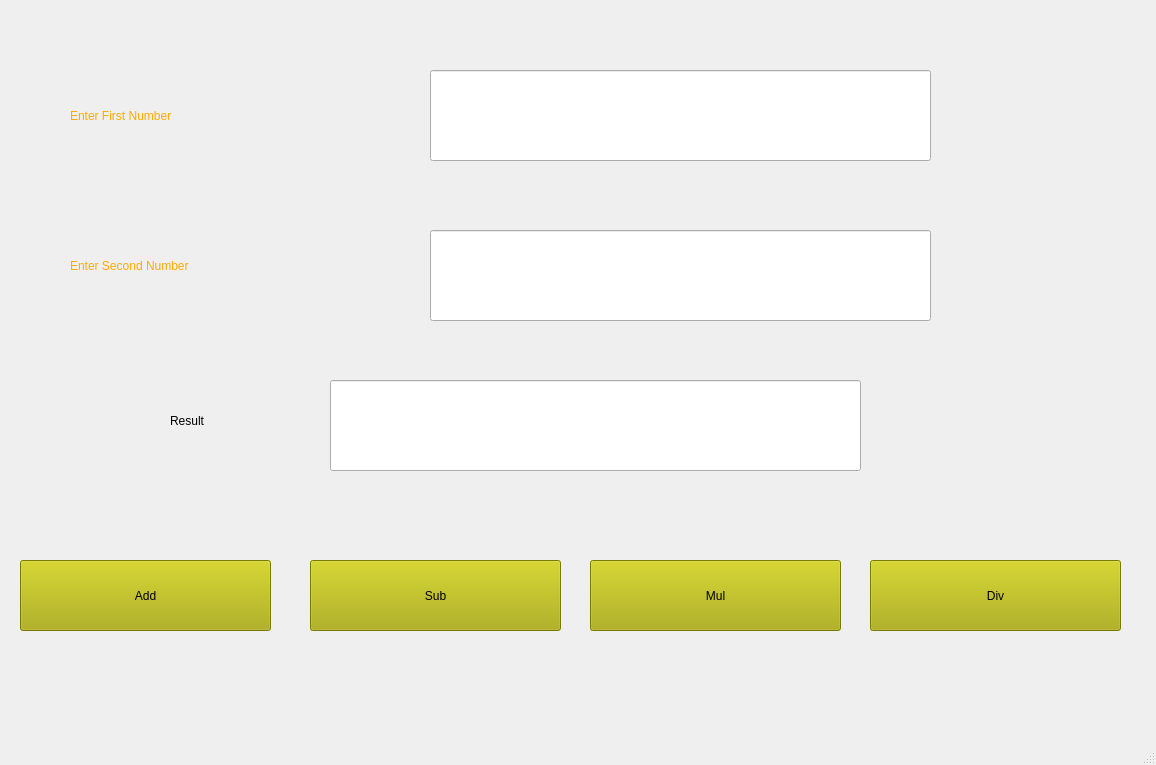
<?xml version="1.0" encoding="UTF-8"?>
<ui version="4.0">
 <class>MainWindow</class>
 <widget class="QMainWindow" name="MainWindow">
  <property name="geometry">
   <rect>
    <x>0</x>
    <y>0</y>
    <width>1156</width>
    <height>765</height>
   </rect>
  </property>
  <property name="windowTitle">
   <string>MainWindow</string>
  </property>
  <widget class="QWidget" name="centralwidget">
   <widget class="QLineEdit" name="lineEdit">
    <property name="geometry">
     <rect>
      <x>430</x>
      <y>70</y>
      <width>501</width>
      <height>91</height>
     </rect>
    </property>
   </widget>
   <widget class="QLineEdit" name="lineEdit_2">
    <property name="geometry">
     <rect>
      <x>430</x>
      <y>230</y>
      <width>501</width>
      <height>91</height>
     </rect>
    </property>
   </widget>
   <widget class="QLabel" name="label">
    <property name="geometry">
     <rect>
      <x>70</x>
      <y>80</y>
      <width>281</width>
      <height>71</height>
     </rect>
    </property>
    <property name="styleSheet">
     <string notr="true">font: 16pt &quot;MS Shell Dlg 2&quot;;
color: rgb(255, 170, 0);</string>
    </property>
    <property name="text">
     <string>Enter First Number</string>
    </property>
   </widget>
   <widget class="QLabel" name="label_2">
    <property name="geometry">
     <rect>
      <x>70</x>
      <y>230</y>
      <width>321</width>
      <height>71</height>
     </rect>
    </property>
    <property name="styleSheet">
     <string notr="true">font: 16pt &quot;MS Shell Dlg 2&quot;;
color: rgb(255, 170, 0);</string>
    </property>
    <property name="text">
     <string>Enter Second Number</string>
    </property>
   </widget>
   <widget class="QLineEdit" name="lineEdit_3">
    <property name="geometry">
     <rect>
      <x>330</x>
      <y>380</y>
      <width>531</width>
      <height>91</height>
     </rect>
    </property>
   </widget>
   <widget class="QLabel" name="label_3">
    <property name="geometry">
     <rect>
      <x>170</x>
      <y>400</y>
      <width>251</width>
      <height>41</height>
     </rect>
    </property>
    <property name="styleSheet">
     <string notr="true">font: 75 18pt &quot;MS Shell Dlg 2&quot;;
font: 75 18pt &quot;MS Shell Dlg 2&quot;;</string>
    </property>
    <property name="text">
     <string>Result</string>
    </property>
   </widget>
   <widget class="QPushButton" name="pushButton">
    <property name="geometry">
     <rect>
      <x>20</x>
      <y>560</y>
      <width>251</width>
      <height>71</height>
     </rect>
    </property>
    <property name="styleSheet">
     <string notr="true">font: 16pt &quot;MS Shell Dlg 2&quot;;
background-color: rgb(170, 170, 0);</string>
    </property>
    <property name="text">
     <string>Add</string>
    </property>
   </widget>
   <widget class="QPushButton" name="pushButton_2">
    <property name="geometry">
     <rect>
      <x>310</x>
      <y>560</y>
      <width>251</width>
      <height>71</height>
     </rect>
    </property>
    <property name="styleSheet">
     <string notr="true">font: 16pt &quot;MS Shell Dlg 2&quot;;
background-color: rgb(170, 170, 0);</string>
    </property>
    <property name="text">
     <string>Sub</string>
    </property>
   </widget>
   <widget class="QPushButton" name="pushButton_3">
    <property name="geometry">
     <rect>
      <x>590</x>
      <y>560</y>
      <width>251</width>
      <height>71</height>
     </rect>
    </property>
    <property name="styleSheet">
     <string notr="true">font: 16pt &quot;MS Shell Dlg 2&quot;;
background-color: rgb(170, 170, 0);</string>
    </property>
    <property name="text">
     <string>Mul</string>
    </property>
   </widget>
   <widget class="QPushButton" name="pushButton_4">
    <property name="geometry">
     <rect>
      <x>870</x>
      <y>560</y>
      <width>251</width>
      <height>71</height>
     </rect>
    </property>
    <property name="styleSheet">
     <string notr="true">font: 16pt &quot;MS Shell Dlg 2&quot;;
background-color: rgb(170, 170, 0);</string>
    </property>
    <property name="text">
     <string>Div</string>
    </property>
   </widget>
  </widget>
  <widget class="QMenuBar" name="menubar">
   <property name="geometry">
    <rect>
     <x>0</x>
     <y>0</y>
     <width>1156</width>
     <height>31</height>
    </rect>
   </property>
  </widget>
  <widget class="QStatusBar" name="statusbar"/>
 </widget>
 <resources/>
 <connections/>
</ui>
